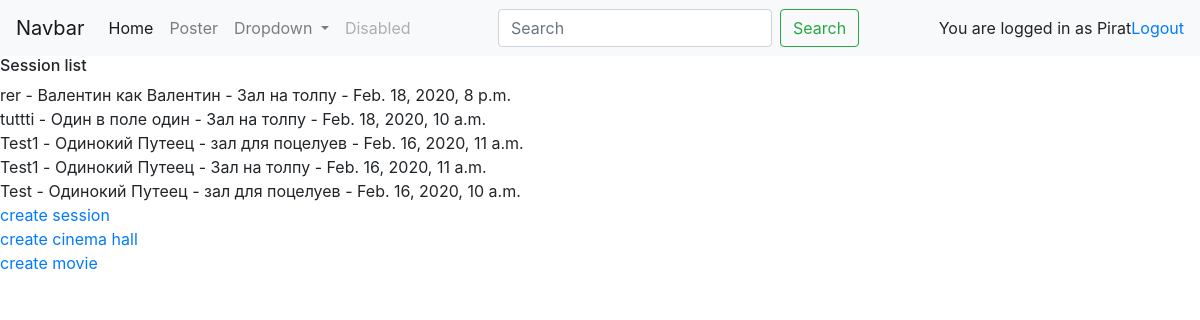
The app's page / (signed in) with its own data.
### authenticate/models.py (models this page shows)
class User(AbstractUser):
    wallet = models.DecimalField(max_digits=10, decimal_places=2, blank=True, null=True)

### cinema_box_office/models.py (models this page shows, shortened)
class Session(models.Model):
    name = models.CharField(max_length=200)
    start_at = models.DateTimeField()  # не уверен что это правильное решение
    end_at = models.DateTimeField()
    rental_start_at = models.DateTimeField()
    rental_end_at = models.DateTimeField()
    ticket_price = models.DecimalField(max_digits=5, decimal_places=2)
    cinema_hall = models.ForeignKey(CinemaHall, on_delete=models.CASCADE)
    movie = models.ForeignKey(Movie, on_delete=models.CASCADE)
    class Meta:
        ordering = ['-start_at', ]
    def __str__(self):
        return f'{self.name}'

class Movie(models.Model):
    name = models.CharField(max_length=200)
    def __str__(self):
        return f'{self.name}'

class CinemaHall(models.Model):
    name = models.CharField(max_length=100)
    size = models.IntegerField()

### cinema_box_office/views.py (the view, shortened to what this page needs)
# urls.py: path('', Poster.as_view(), name='poster'),
class Poster(ListView):
    model = Session
    template_name = 'cinema_box_office/index.html'
    http_method_names = ['get']
    context_object_name = 'session1'
    def get(self, request, *args, **kwargs):
        self.object_list = self.get_queryset()
        allow_empty = self.get_allow_empty()
        context = self.get_context_data()
        return self.render_to_response(context)

### templates/cinema_box_office/index.html (shortened to what this page needs)
{% extends 'base.html' %}
{% block content %}
    <h6> Session list </h6>
    {% for a in session1 %}
        <form action="{%  url 'buy_ticket' %}" method="POST">
            {{ a }} - {{ a.movie }} - {{ a.cinema_hall.name }} - {{ a.start_at }}
        </form>
    {% endfor %}
    {% if request.user.is_superuser %}
        {% include 'cinema_box_office/admin.html' %}
    {% elif not request.user.is_superuser and request.user.is_authenticated %}
        <a href="{% url 'basket' %}"> View purchases </a>
    {% else %}
        You are not authorized user <a href="{% url 'login' %}">Log in </a> or <a href="{% url 'register' %}"> Register</a>
    {% endif %}
{% endblock %}

### templates/base.html (shortened to what this page needs)
<!DOCTYPE html>
<html lang="en">
<head>
    <link rel="stylesheet" href="https://stackpath.bootstrapcdn.com/bootstrap/4.4.1/css/bootstrap.min.css"
>
</head>
<body>
    <nav class="navbar navbar-expand-lg navbar-light bg-light">
        <a class="navbar-brand" href="#">Navbar</a>
        <div class="collapse navbar-collapse" id="navbarSupportedContent">
            <ul class="navbar-nav mr-auto">
                <li class="nav-item active">
                    <a class="nav-link" href="/">Home <span class="sr-only">(current)</span></a>
                </li>
                <li class="nav-item">
                    <a class="nav-link" href="#">Poster</a>
                </li>
                <li class="nav-item dropdown">
                    <a class="nav-link dropdown-toggle" href="#" id="navbarDropdown" role="button"
                        data-toggle="dropdown" aria-haspopup="true" aria-expanded="false">
                        Dropdown
                    </a>
                </li>
                <li class="nav-item">
                    <a class="nav-link disabled" href="#" tabindex="-1" aria-disabled="true">Disabled</a>
                </li>
            </ul>
            <form class="form-inline my-2 my-lg-0">
                <input class="form-control mr-sm-2" type="search" placeholder="Search" aria-label="Search">
                <button class="btn btn-outline-success my-2 my-sm-0" type="submit">Search</button>
            </form>
            <ul class="navbar-nav ml-auto">
                {% if not request.user.is_authenticated %}
                    <a class="nav-link" href="{% url 'login' %}">Sign In</a>
                    <a class="nav-link" href="{% url 'register' %}">Sign Up</a>
                {% else %}
                    <a href="" ></a>You are logged in as {{ request.user }}</a>
                    <a href="{% url 'logout' %}">Logout</a>
                {% endif %}
            </ul>
        </div>
    </nav>
    {% block content %}
    {% endblock %}
</body>
</html>

### records on screen
User: user "Pirat"
Session: name "rer", movie "Валентин как Валентин", cinema_hall.name "Зал на толпу", start_at "Feb. 18, 2020, 8 p.m."
Session: name "tuttti", movie "Один в поле один", cinema_hall.name "Зал на толпу", start_at "Feb. 18, 2020, 10 a.m."
Session: name "Test1", movie "Одинокий Путеец", cinema_hall.name "зал для поцелуев", start_at "Feb. 16, 2020, 11 a.m."
Session: name "Test1", movie "Одинокий Путеец", cinema_hall.name "Зал на толпу", start_at "Feb. 16, 2020, 11 a.m."
Session: name "Test", movie "Одинокий Путеец", cinema_hall.name "зал для поцелуев", start_at "Feb. 16, 2020, 10 a.m."
